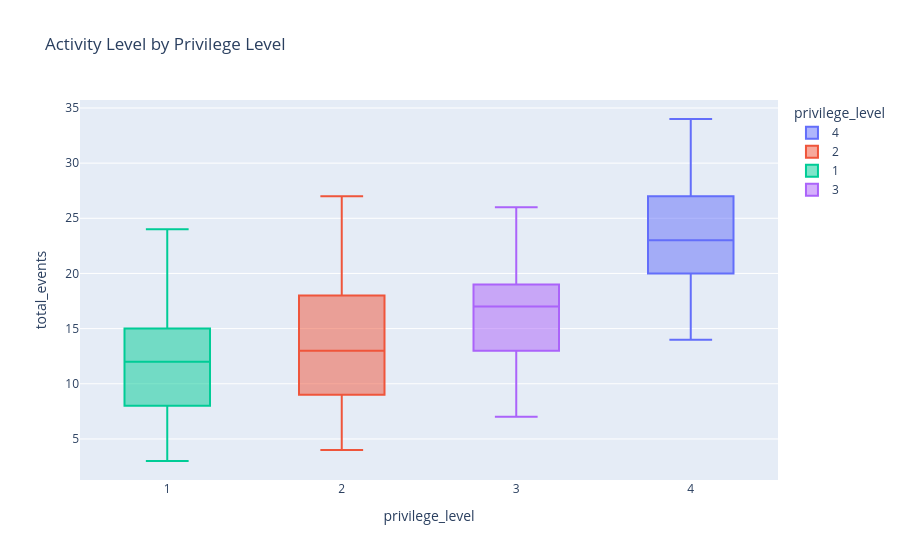

Write notebook code for a chart like this one.
### Code cell
fig = px.box(
    grouped_df,
    x="privilege_level",
    y="total_events",
    color="privilege_level",
    hover_data=["session_id"],
    title="Activity Level by Privilege Level"
)

fig.show()

### Figure 1 — Plotly figure (JSON) as saved in the notebook; plotly's stock layout.template omitted (floating-point values rounded to 4 significant figures; data arrays with more than 128 entries replaced by an {"elided": "..."} marker saying what was removed)
{"data": [{"alignmentgroup": "True", "customdata": {"elided": "150x1 str values"}, "hovertemplate": "privilege_level=%{x}<br>total_events=%{y}<br>session_id=%{customdata[0]}<extra></extra>", "legendgroup": "4", "marker": {"color": "#636efa"}, "name": "4", "notched": false, "offsetgroup": "4", "orientation": "v", "showlegend": true, "type": "box", "x": {"elided": "150 int values"}, "x0": " ", "xaxis": "x", "y": {"elided": "150 int values"}, "y0": " ", "yaxis": "y"}, {"alignmentgroup": "True", "customdata": {"elided": "420x1 str values"}, "hovertemplate": "privilege_level=%{x}<br>total_events=%{y}<br>session_id=%{customdata[0]}<extra></extra>", "legendgroup": "2", "marker": {"color": "#EF553B"}, "name": "2", "notched": false, "offsetgroup": "2", "orientation": "v", "showlegend": true, "type": "box", "x": {"elided": "420 int values"}, "x0": " ", "xaxis": "x", "y": {"elided": "420 int values"}, "y0": " ", "yaxis": "y"}, {"alignmentgroup": "True", "customdata": {"elided": "174x1 str values"}, "hovertemplate": "privilege_level=%{x}<br>total_events=%{y}<br>session_id=%{customdata[0]}<extra></extra>", "legendgroup": "1", "marker": {"color": "#00cc96"}, "name": "1", "notched": false, "offsetgroup": "1", "orientation": "v", "showlegend": true, "type": "box", "x": {"elided": "174 int values"}, "x0": " ", "xaxis": "x", "y": {"elided": "174 int values"}, "y0": " ", "yaxis": "y"}, {"alignmentgroup": "True", "customdata": [["S00309"], ["S00310"], ["S00311"], ["S00312"], ["S00313"], ["S00314"], ["S00315"], ["S00316"], ["S00317"], ["S00318"], ["S00319"], ["S00320"], ["S00321"], ["S00322"], ["S00323"], ["S00324"], ["S00325"], ["S00326"], ["S00327"], ["S00328"], ["S00329"], ["S00330"], ["S00331"], ["S00332"], ["S00333"], ["S00334"], ["S00335"], ["S00336"], ["S00337"], ["S00338"], ["S00339"], ["S00340"], ["S00341"], ["S00342"], ["S00343"], ["S00344"], ["S00345"], ["S00346"], ["S00347"], ["S00348"], ["S00349"], ["S00350"], ["S00351"]], "hovertemplate": "privilege_level=%{x}<br>total_events=%{y}<br>session_id=%{customdata[0]}<extra></extra>", "legendgroup": "3", "marker": {"color": "#ab63fa"}, "name": "3", "notched": false, "offsetgroup": "3", "orientation": "v", "showlegend": true, "type": "box", "x": [3, 3, 3, 3, 3, 3, 3, 3, 3, 3, 3, 3, 3, 3, 3, 3, 3, 3, 3, 3, 3, 3, 3, 3, 3, 3, 3, 3, 3, 3, 3, 3, 3, 3, 3, 3, 3, 3, 3, 3, 3, 3, 3], "x0": " ", "xaxis": "x", "y": [20, 21, 15, 12, 22, 13, 19, 14, 17, 18, 9, 7, 14, 23, 15, 7, 19, 15, 19, 18, 23, 13, 18, 18, 9, 17, 18, 13, 22, 17, 15, 8, 14, 20, 26, 15, 10, 25, 18, 12, 23, 17, 7], "y0": " ", "yaxis": "y"}], "layout": {"boxmode": "overlay", "legend": {"title": {"text": "privilege_level"}, "tracegroupgap": 0}, "title": {"text": "Activity Level by Privilege Level"}, "xaxis": {"anchor": "y", "categoryarray": [4, 2, 1, 3], "categoryorder": "array", "domain": [0, 1], "title": {"text": "privilege_level"}}, "yaxis": {"anchor": "x", "domain": [0, 1], "title": {"text": "total_events"}}}}
